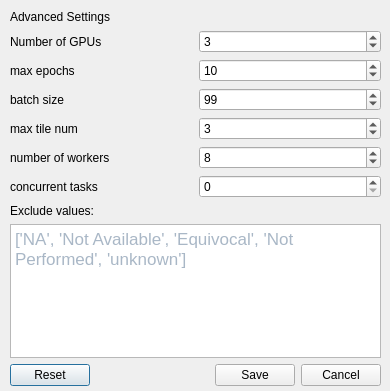
<?xml version="1.0" encoding="UTF-8"?>
<ui version="4.0">
 <class>advanced_settings</class>
 <widget class="QDialog" name="advanced_settings">
  <property name="geometry">
   <rect>
    <x>0</x>
    <y>0</y>
    <width>390</width>
    <height>391</height>
   </rect>
  </property>
  <property name="windowTitle">
   <string>Dialog</string>
  </property>
  <widget class="QWidget" name="verticalLayoutWidget">
   <property name="geometry">
    <rect>
     <x>10</x>
     <y>10</y>
     <width>371</width>
     <height>376</height>
    </rect>
   </property>
   <layout class="QVBoxLayout" name="verticalLayout">
    <item>
     <layout class="QGridLayout" name="gridLayout">
      <item row="4" column="1">
       <widget class="QSpinBox" name="maxTileNum">
        <property name="maximum">
         <number>1000000000</number>
        </property>
        <property name="value">
         <number>3</number>
        </property>
       </widget>
      </item>
      <item row="4" column="0">
       <widget class="QLabel" name="label_4">
        <property name="text">
         <string>max tile num </string>
        </property>
       </widget>
      </item>
      <item row="7" column="1">
       <spacer name="verticalSpacer_2">
        <property name="orientation">
         <enum>Qt::Vertical</enum>
        </property>
        <property name="sizeHint" stdset="0">
         <size>
          <width>20</width>
          <height>40</height>
         </size>
        </property>
       </spacer>
      </item>
      <item row="0" column="0">
       <widget class="QLabel" name="label">
        <property name="text">
         <string>Advanced Settings</string>
        </property>
       </widget>
      </item>
      <item row="1" column="1">
       <widget class="QSpinBox" name="GPUnum">
        <property name="value">
         <number>3</number>
        </property>
       </widget>
      </item>
      <item row="1" column="0">
       <widget class="QLabel" name="label_3">
        <property name="text">
         <string>Number of GPUs</string>
        </property>
       </widget>
      </item>
      <item row="3" column="1">
       <widget class="QSpinBox" name="batch_size">
        <property name="maximum">
         <number>100000000</number>
        </property>
        <property name="value">
         <number>99</number>
        </property>
       </widget>
      </item>
      <item row="3" column="0">
       <widget class="QLabel" name="label_2">
        <property name="text">
         <string>batch size </string>
        </property>
       </widget>
      </item>
      <item row="2" column="0">
       <widget class="QLabel" name="label_6">
        <property name="text">
         <string>max epochs</string>
        </property>
       </widget>
      </item>
      <item row="2" column="1">
       <widget class="QSpinBox" name="max_epochs">
        <property name="value">
         <number>10</number>
        </property>
       </widget>
      </item>
      <item row="5" column="0">
       <widget class="QLabel" name="label_5">
        <property name="text">
         <string>number of workers</string>
        </property>
       </widget>
      </item>
      <item row="6" column="0">
       <widget class="QLabel" name="label_7">
        <property name="text">
         <string>concurrent tasks</string>
        </property>
       </widget>
      </item>
      <item row="5" column="1">
       <widget class="QSpinBox" name="workers">
        <property name="value">
         <number>8</number>
        </property>
       </widget>
      </item>
      <item row="6" column="1">
       <widget class="QSpinBox" name="conc_tasks"/>
      </item>
     </layout>
    </item>
    <item>
     <spacer name="verticalSpacer">
      <property name="orientation">
       <enum>Qt::Vertical</enum>
      </property>
      <property name="sizeHint" stdset="0">
       <size>
        <width>20</width>
        <height>40</height>
       </size>
      </property>
     </spacer>
    </item>
    <item>
     <widget class="QLabel" name="label_8">
      <property name="text">
       <string>Exclude values:</string>
      </property>
     </widget>
    </item>
    <item>
     <widget class="QTextBrowser" name="na_settings">
      <property name="readOnly">
       <bool>false</bool>
      </property>
      <property name="html">
       <string>&lt;!DOCTYPE HTML PUBLIC &quot;-//W3C//DTD HTML 4.0//EN&quot; &quot;http://www.w3.org/TR/REC-html40/strict.dtd&quot;&gt;
&lt;html&gt;&lt;head&gt;&lt;meta name=&quot;qrichtext&quot; content=&quot;1&quot; /&gt;&lt;style type=&quot;text/css&quot;&gt;
p, li { white-space: pre-wrap; }
&lt;/style&gt;&lt;/head&gt;&lt;body style=&quot; font-family:'.AppleSystemUIFont'; font-size:13pt; font-weight:400; font-style:normal;&quot;&gt;
&lt;p style=&quot; margin-top:0px; margin-bottom:0px; margin-left:0px; margin-right:0px; -qt-block-indent:0; text-indent:0px;&quot;&gt;&lt;span style=&quot; font-family:'JetBrains Mono','monospace'; color:#a9b7c6;&quot;&gt;['NA', 'Not Available', 'Equivocal', 'Not Performed', 'unknown']&lt;/span&gt;&lt;/p&gt;&lt;/body&gt;&lt;/html&gt;</string>
      </property>
     </widget>
    </item>
    <item>
     <layout class="QHBoxLayout" name="horizontalLayout">
      <item>
       <widget class="QPushButton" name="reset_advancedDL">
        <property name="text">
         <string>Reset</string>
        </property>
       </widget>
      </item>
      <item>
       <spacer name="horizontalSpacer">
        <property name="orientation">
         <enum>Qt::Horizontal</enum>
        </property>
        <property name="sizeHint" stdset="0">
         <size>
          <width>40</width>
          <height>20</height>
         </size>
        </property>
       </spacer>
      </item>
      <item>
       <widget class="QPushButton" name="save_advancedDL">
        <property name="text">
         <string>Save</string>
        </property>
       </widget>
      </item>
      <item>
       <widget class="QPushButton" name="cancel_advancedDL">
        <property name="text">
         <string>Cancel</string>
        </property>
       </widget>
      </item>
     </layout>
    </item>
   </layout>
  </widget>
 </widget>
 <resources/>
 <connections/>
</ui>
